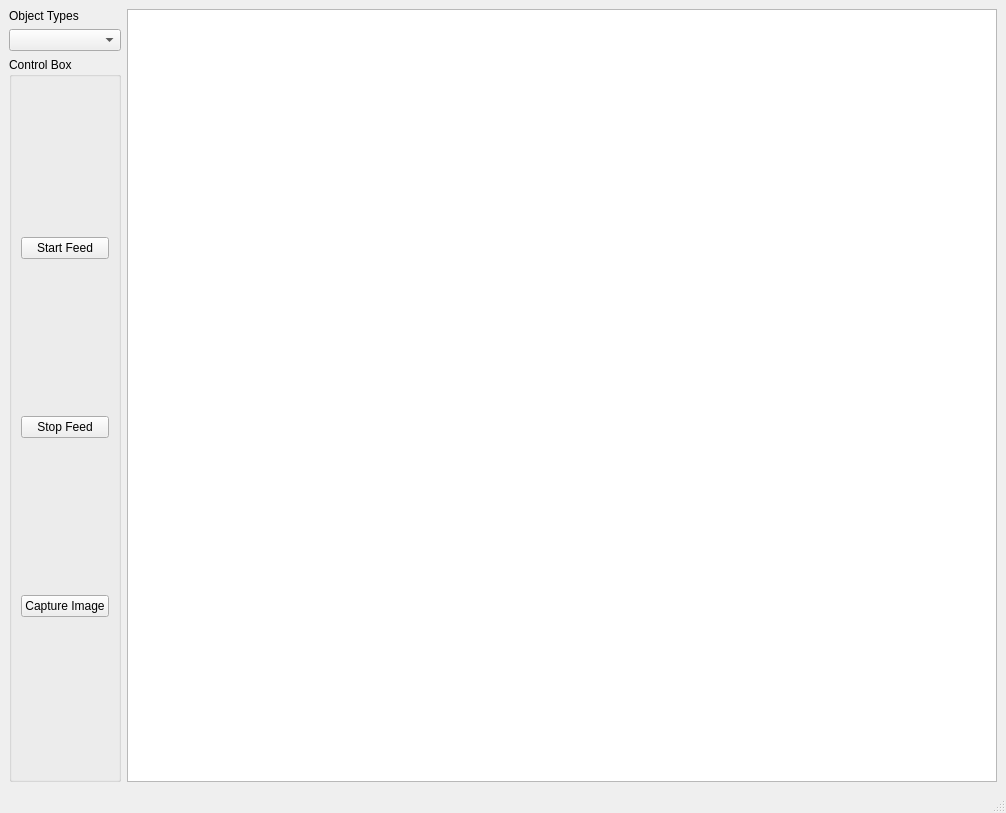
<?xml version="1.0" encoding="UTF-8"?>
<ui version="4.0">
 <class>MainWindow</class>
 <widget class="QMainWindow" name="MainWindow">
  <property name="geometry">
   <rect>
    <x>0</x>
    <y>0</y>
    <width>1006</width>
    <height>813</height>
   </rect>
  </property>
  <property name="windowTitle">
   <string>MainWindow</string>
  </property>
  <widget class="QWidget" name="centralwidget">
   <layout class="QHBoxLayout" name="horizontalLayout">
    <item>
     <layout class="QVBoxLayout" name="verticalLayout" stretch="0,0,1">
      <item>
       <widget class="QLabel" name="objectTypesLabel">
        <property name="text">
         <string>Object Types</string>
        </property>
       </widget>
      </item>
      <item>
       <widget class="QComboBox" name="objectTypes"/>
      </item>
      <item>
       <widget class="QGroupBox" name="groupBox">
        <property name="title">
         <string>Control Box</string>
        </property>
        <layout class="QVBoxLayout" name="verticalLayout_2">
         <item>
          <widget class="QPushButton" name="startFeedBtn">
           <property name="text">
            <string>Start Feed</string>
           </property>
          </widget>
         </item>
         <item>
          <widget class="QPushButton" name="stopFeedBtn">
           <property name="text">
            <string>Stop Feed</string>
           </property>
          </widget>
         </item>
         <item>
          <widget class="QPushButton" name="captureImageBtn">
           <property name="text">
            <string>Capture Image</string>
           </property>
          </widget>
         </item>
        </layout>
       </widget>
      </item>
     </layout>
    </item>
    <item>
     <widget class="QGraphicsView" name="graphicsView"/>
    </item>
   </layout>
  </widget>
  <widget class="QMenuBar" name="menubar">
   <property name="geometry">
    <rect>
     <x>0</x>
     <y>0</y>
     <width>1006</width>
     <height>23</height>
    </rect>
   </property>
  </widget>
  <widget class="QStatusBar" name="statusbar"/>
 </widget>
 <resources/>
 <connections/>
</ui>
